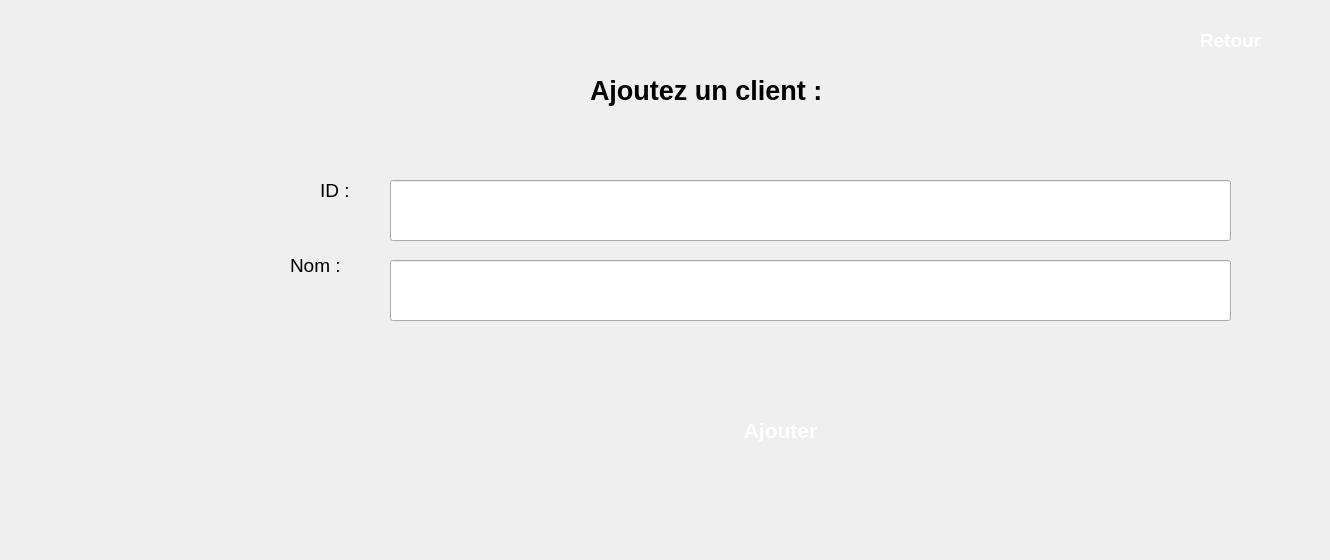
    <widget class="QWidget" name="page_2">
     <widget class="QLabel" name="label_25">
      <property name="geometry">
       <rect>
        <x>590</x>
        <y>70</y>
        <width>331</width>
        <height>41</height>
       </rect>
      </property>
      <property name="font">
       <font>
        <pointsize>20</pointsize>
        <weight>75</weight>
        <bold>true</bold>
       </font>
      </property>
      <property name="text">
       <string>Ajoutez un client :</string>
      </property>
     </widget>
     <widget class="QPushButton" name="pushButton_19">
      <property name="geometry">
       <rect>
        <x>690</x>
        <y>410</y>
        <width>181</width>
        <height>41</height>
       </rect>
      </property>
      <property name="font">
       <font>
        <pointsize>16</pointsize>
        <weight>75</weight>
        <bold>true</bold>
       </font>
      </property>
      <property name="styleSheet">
       <string notr="true">#pushButton_19{
background-color: transparent;
background-image: url(C:/Users/amdouni/Desktop/Res_Clients/black.png);
border: none;
color:white;
background-repeat: none;
}</string>
      </property>
      <property name="text">
       <string>Ajouter</string>
      </property>
     </widget>
     <widget class="QLabel" name="label_26">
      <property name="geometry">
       <rect>
        <x>290</x>
        <y>250</y>
        <width>81</width>
        <height>31</height>
       </rect>
      </property>
      <property name="font">
       <font>
        <pointsize>14</pointsize>
       </font>
      </property>
      <property name="text">
       <string>Nom :</string>
      </property>
     </widget>
     <widget class="QLineEdit" name="lineEdit_a_12">
      <property name="geometry">
       <rect>
        <x>390</x>
        <y>180</y>
        <width>841</width>
        <height>61</height>
       </rect>
      </property>
     </widget>
     <widget class="QLineEdit" name="lineEdit_a_13">
      <property name="geometry">
       <rect>
        <x>390</x>
        <y>260</y>
        <width>841</width>
        <height>61</height>
       </rect>
      </property>
     </widget>
     <widget class="QLabel" name="label_27">
      <property name="geometry">
       <rect>
        <x>320</x>
        <y>180</y>
        <width>55</width>
        <height>21</height>
       </rect>
      </property>
      <property name="font">
       <font>
        <pointsize>14</pointsize>
       </font>
      </property>
      <property name="text">
       <string>ID :</string>
      </property>
     </widget>
     <widget class="QLabel" name="label_43">
      <property name="geometry">
       <rect>
        <x>460</x>
        <y>530</y>
        <width>55</width>
        <height>21</height>
       </rect>
      </property>
      <property name="font">
       <font>
        <pointsize>14</pointsize>
       </font>
      </property>
      <property name="text">
       <string/>
      </property>
     </widget>
     <widget class="QPushButton" name="pushButton_16">
      <property name="geometry">
       <rect>
        <x>1140</x>
        <y>20</y>
        <width>181</width>
        <height>41</height>
       </rect>
      </property>
      <property name="font">
       <font>
        <pointsize>14</pointsize>
        <weight>75</weight>
        <bold>true</bold>
       </font>
      </property>
      <property name="styleSheet">
       <string notr="true">#pushButton_16{
background-color: transparent;
background-image: url(C:/Users/amdouni/Desktop/Res_Clients/black.png);
border: none;
color:white;
background-repeat: none;
}</string>
      </property>
      <property name="text">
       <string>Retour</string>
      </property>
     </widget>
    </widget>
